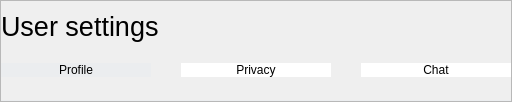
                   <widget class="QFrame" name="frame_AccountEditTabsContainer">
                    <property name="styleSheet">
                     <string notr="true">QLabel {
	border: 0;
	color: black;
}</string>
                    </property>
                    <property name="frameShape">
                     <enum>QFrame::StyledPanel</enum>
                    </property>
                    <property name="frameShadow">
                     <enum>QFrame::Raised</enum>
                    </property>
                    <layout class="QVBoxLayout" name="verticalLayout_12">
                     <property name="spacing">
                      <number>0</number>
                     </property>
                     <property name="leftMargin">
                      <number>0</number>
                     </property>
                     <property name="topMargin">
                      <number>0</number>
                     </property>
                     <property name="rightMargin">
                      <number>0</number>
                     </property>
                     <property name="bottomMargin">
                      <number>0</number>
                     </property>
                     <item>
                      <widget class="QLabel" name="label_AccountEditSettings">
                       <property name="minimumSize">
                        <size>
                         <width>0</width>
                         <height>50</height>
                        </size>
                       </property>
                       <property name="maximumSize">
                        <size>
                         <width>16777215</width>
                         <height>50</height>
                        </size>
                       </property>
                       <property name="font">
                        <font>
                         <pointsize>20</pointsize>
                         <weight>50</weight>
                         <italic>false</italic>
                         <bold>false</bold>
                         <underline>false</underline>
                         <strikeout>false</strikeout>
                        </font>
                       </property>
                       <property name="styleSheet">
                        <string notr="true"/>
                       </property>
                       <property name="lineWidth">
                        <number>0</number>
                       </property>
                       <property name="text">
                        <string>User settings</string>
                       </property>
                       <property name="indent">
                        <number>0</number>
                       </property>
                      </widget>
                     </item>
                     <item>
                      <widget class="QFrame" name="frame_AccountEditTabs">
                       <property name="minimumSize">
                        <size>
                         <width>0</width>
                         <height>50</height>
                        </size>
                       </property>
                       <property name="maximumSize">
                        <size>
                         <width>16777215</width>
                         <height>50</height>
                        </size>
                       </property>
                       <property name="styleSheet">
                        <string notr="true">QFrame {
	border-radius: 0;
	border-top-left-radius: 20px;
	border-top-right-radius: 20px;
	border-bottom: 1px solid rgb(235, 237, 239);
}

QPushButton {
	width: 150px;
	border-radius: 15px;
	color: black;
	background-color:  white;
}


QPushButton:checked  {
	background-color:  rgb(235, 237, 239);
}

QPushButton:hover  {
	background-color:  rgb(235, 237, 239);
}

QPushButton:pressed {
	background-color: rgb(184,191,195);
}

</string>
                       </property>
                       <property name="frameShape">
                        <enum>QFrame::StyledPanel</enum>
                       </property>
                       <property name="frameShadow">
                        <enum>QFrame::Raised</enum>
                       </property>
                       <layout class="QHBoxLayout" name="horizontalLayout_11">
                        <property name="spacing">
                         <number>10</number>
                        </property>
                        <property name="leftMargin">
                         <number>0</number>
                        </property>
                        <property name="topMargin">
                         <number>0</number>
                        </property>
                        <property name="rightMargin">
                         <number>0</number>
                        </property>
                        <property name="bottomMargin">
                         <number>10</number>
                        </property>
                        <item>
                         <widget class="QPushButton" name="button_AccountEditTabsProfile">
                          <property name="text">
                           <string>Profile</string>
                          </property>
                          <property name="checkable">
                           <bool>true</bool>
                          </property>
                          <property name="checked">
                           <bool>true</bool>
                          </property>
                          <attribute name="buttonGroup">
                           <string notr="true">buttonGroup_AccountEditTabs</string>
                          </attribute>
                         </widget>
                        </item>
                        <item>
                         <spacer name="horizontalSpacer_10">
                          <property name="orientation">
                           <enum>Qt::Horizontal</enum>
                          </property>
                          <property name="sizeType">
                           <enum>QSizePolicy::Minimum</enum>
                          </property>
                          <property name="sizeHint" stdset="0">
                           <size>
                            <width>20</width>
                            <height>20</height>
                           </size>
                          </property>
                         </spacer>
                        </item>
                        <item>
                         <widget class="QPushButton" name="button_AccountEditTabsPrivacy">
                          <property name="text">
                           <string>Privacy</string>
                          </property>
                          <property name="checkable">
                           <bool>true</bool>
                          </property>
                          <attribute name="buttonGroup">
                           <string notr="true">buttonGroup_AccountEditTabs</string>
                          </attribute>
                         </widget>
                        </item>
                        <item>
                         <spacer name="horizontalSpacer_11">
                          <property name="orientation">
                           <enum>Qt::Horizontal</enum>
                          </property>
                          <property name="sizeType">
                           <enum>QSizePolicy::Minimum</enum>
                          </property>
                          <property name="sizeHint" stdset="0">
                           <size>
                            <width>20</width>
                            <height>20</height>
                           </size>
                          </property>
                         </spacer>
                        </item>
                        <item>
                         <widget class="QPushButton" name="button_AccountEditTabsChat">
                          <property name="text">
                           <string>Chat</string>
                          </property>
                          <property name="checkable">
                           <bool>true</bool>
                          </property>
                          <attribute name="buttonGroup">
                           <string notr="true">buttonGroup_AccountEditTabs</string>
                          </attribute>
                         </widget>
                        </item>
                       </layout>
                      </widget>
                     </item>
                    </layout>
                   </widget>
